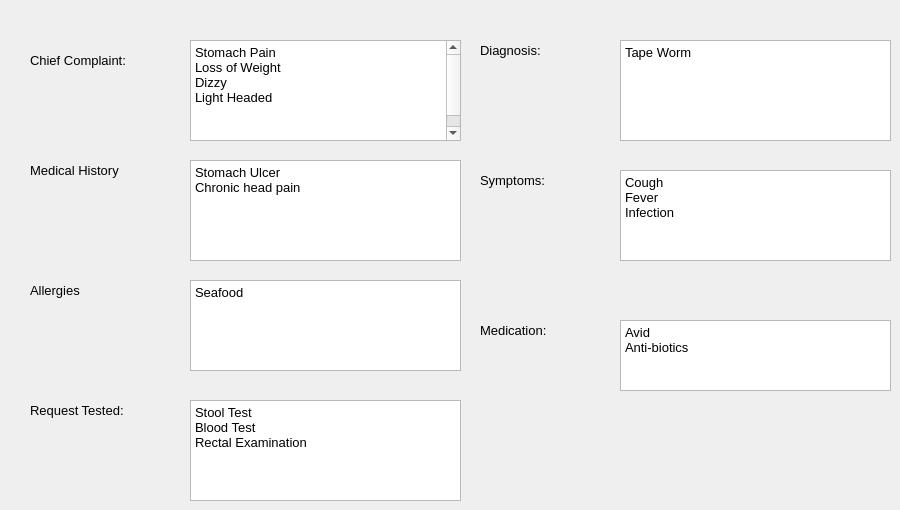
    <widget class="QWidget" name="MeInfo">
     <attribute name="title">
      <string>Medical Information</string>
     </attribute>
     <widget class="QPlainTextEdit" name="plainTextEdit_3">
      <property name="geometry">
       <rect>
        <x>190</x>
        <y>160</y>
        <width>271</width>
        <height>101</height>
       </rect>
      </property>
      <property name="font">
       <font>
        <pointsize>10</pointsize>
       </font>
      </property>
      <property name="plainText">
       <string>Stomach Ulcer 
Chronic head pain
</string>
      </property>
     </widget>
     <widget class="QPlainTextEdit" name="plainTextEdit_4">
      <property name="geometry">
       <rect>
        <x>190</x>
        <y>280</y>
        <width>271</width>
        <height>91</height>
       </rect>
      </property>
      <property name="font">
       <font>
        <pointsize>10</pointsize>
       </font>
      </property>
      <property name="plainText">
       <string>Seafood</string>
      </property>
     </widget>
     <widget class="QPlainTextEdit" name="plainTextEdit_5">
      <property name="geometry">
       <rect>
        <x>190</x>
        <y>400</y>
        <width>271</width>
        <height>101</height>
       </rect>
      </property>
      <property name="font">
       <font>
        <pointsize>10</pointsize>
       </font>
      </property>
      <property name="plainText">
       <string>Stool Test
Blood Test
Rectal Examination
</string>
      </property>
     </widget>
     <widget class="QPlainTextEdit" name="plainTextEdit_6">
      <property name="geometry">
       <rect>
        <x>620</x>
        <y>40</y>
        <width>271</width>
        <height>101</height>
       </rect>
      </property>
      <property name="font">
       <font>
        <pointsize>10</pointsize>
       </font>
      </property>
      <property name="plainText">
       <string>Tape Worm

</string>
      </property>
     </widget>
     <widget class="QPlainTextEdit" name="plainTextEdit_7">
      <property name="geometry">
       <rect>
        <x>620</x>
        <y>170</y>
        <width>271</width>
        <height>91</height>
       </rect>
      </property>
      <property name="font">
       <font>
        <pointsize>10</pointsize>
       </font>
      </property>
      <property name="plainText">
       <string>Cough
Fever
Infection 
</string>
      </property>
     </widget>
     <widget class="QPlainTextEdit" name="plainTextEdit_8">
      <property name="geometry">
       <rect>
        <x>620</x>
        <y>320</y>
        <width>271</width>
        <height>71</height>
       </rect>
      </property>
      <property name="font">
       <font>
        <pointsize>10</pointsize>
       </font>
      </property>
      <property name="plainText">
       <string>Avid
Anti-biotics
</string>
      </property>
     </widget>
     <widget class="QLabel" name="label_19">
      <property name="geometry">
       <rect>
        <x>30</x>
        <y>50</y>
        <width>141</width>
        <height>21</height>
       </rect>
      </property>
      <property name="font">
       <font>
        <family>MS Shell Dlg 2</family>
        <pointsize>10</pointsize>
        <weight>50</weight>
        <bold>false</bold>
       </font>
      </property>
      <property name="text">
       <string>Chief Complaint:</string>
      </property>
     </widget>
     <widget class="QPlainTextEdit" name="plainTextEdit_10">
      <property name="geometry">
       <rect>
        <x>190</x>
        <y>40</y>
        <width>271</width>
        <height>101</height>
       </rect>
      </property>
      <property name="font">
       <font>
        <pointsize>10</pointsize>
       </font>
      </property>
      <property name="plainText">
       <string>Stomach Pain
Loss of Weight
Dizzy
Light Headed


</string>
      </property>
     </widget>
     <widget class="QLabel" name="label_20">
      <property name="geometry">
       <rect>
        <x>30</x>
        <y>160</y>
        <width>141</width>
        <height>21</height>
       </rect>
      </property>
      <property name="font">
       <font>
        <family>MS Shell Dlg 2</family>
        <pointsize>10</pointsize>
        <weight>50</weight>
        <bold>false</bold>
       </font>
      </property>
      <property name="text">
       <string>Medical History</string>
      </property>
     </widget>
     <widget class="QLabel" name="label_21">
      <property name="geometry">
       <rect>
        <x>30</x>
        <y>280</y>
        <width>141</width>
        <height>21</height>
       </rect>
      </property>
      <property name="font">
       <font>
        <family>MS Shell Dlg 2</family>
        <pointsize>10</pointsize>
        <weight>50</weight>
        <bold>false</bold>
       </font>
      </property>
      <property name="text">
       <string>Allergies</string>
      </property>
     </widget>
     <widget class="QLabel" name="label_22">
      <property name="geometry">
       <rect>
        <x>30</x>
        <y>400</y>
        <width>141</width>
        <height>21</height>
       </rect>
      </property>
      <property name="font">
       <font>
        <family>MS Shell Dlg 2</family>
        <pointsize>10</pointsize>
        <weight>50</weight>
        <bold>false</bold>
       </font>
      </property>
      <property name="mouseTracking">
       <bool>true</bool>
      </property>
      <property name="text">
       <string>Request Tested:</string>
      </property>
     </widget>
     <widget class="QLabel" name="label_23">
      <property name="geometry">
       <rect>
        <x>480</x>
        <y>40</y>
        <width>121</width>
        <height>21</height>
       </rect>
      </property>
      <property name="font">
       <font>
        <family>MS Shell Dlg 2</family>
        <pointsize>10</pointsize>
        <weight>50</weight>
        <bold>false</bold>
       </font>
      </property>
      <property name="text">
       <string>Diagnosis:</string>
      </property>
     </widget>
     <widget class="QLabel" name="label_24">
      <property name="geometry">
       <rect>
        <x>480</x>
        <y>170</y>
        <width>121</width>
        <height>21</height>
       </rect>
      </property>
      <property name="font">
       <font>
        <family>MS Shell Dlg 2</family>
        <pointsize>10</pointsize>
        <weight>50</weight>
        <bold>false</bold>
       </font>
      </property>
      <property name="text">
       <string>Symptoms:</string>
      </property>
     </widget>
     <widget class="QLabel" name="label_25">
      <property name="geometry">
       <rect>
        <x>480</x>
        <y>320</y>
        <width>121</width>
        <height>21</height>
       </rect>
      </property>
      <property name="font">
       <font>
        <family>MS Shell Dlg 2</family>
        <pointsize>10</pointsize>
        <weight>50</weight>
        <bold>false</bold>
       </font>
      </property>
      <property name="text">
       <string>Medication:</string>
      </property>
     </widget>
    </widget>
